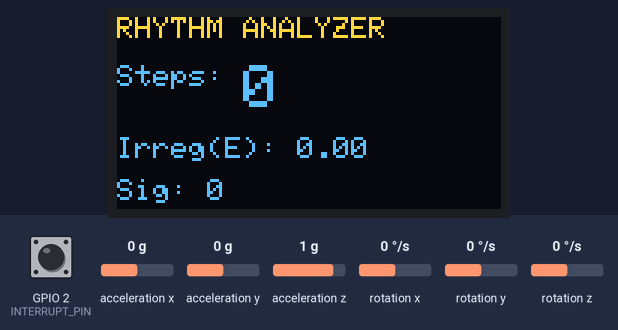
Recording of a sketch running on a simulated ESP32. Parts: 128×64 one-colour display. The inputs (shaded band) are chosen by the test bench; at power-on: acceleration x 0 g, acceleration z 1 g, rotation z 0 °/s, GPIO 2 (INTERRUPT_PIN) LOW, acceleration y 0 g, rotation x 0 °/s, rotation y 0 °/s. The OLED is the two-colour kind (top 16 rows yellow); the sensor or clock chip raises its interrupt line as the real part does; what the sketch prints to the serial monitor is not drawn.

Above: at 1.8 s.
1.9 s: acceleration x set to -1.4 g
At 2.11 s:
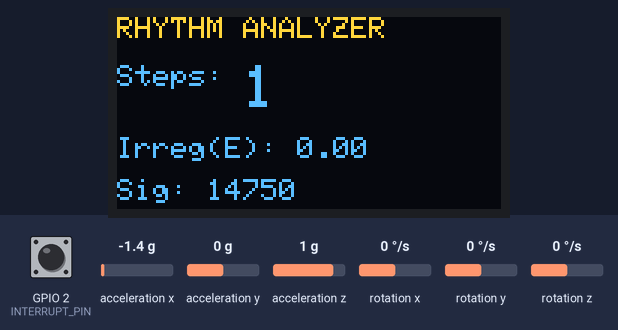
4.5 s: acceleration z set to 0 g
At 5.4 s:
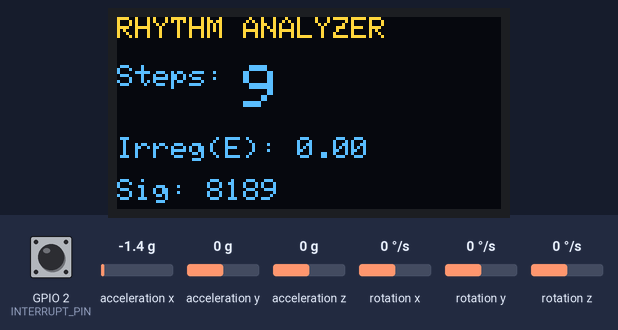
6.1 s: rotation z set to -192 °/s
At 7.4 s:
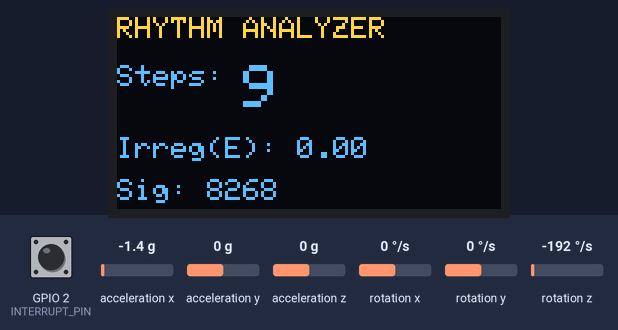
9.1 s: acceleration x set to 0 g
At 9.31 s:
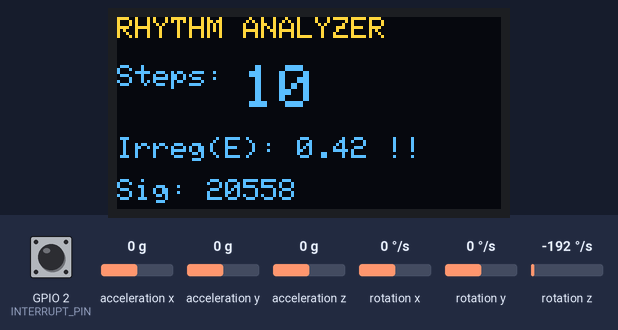
10.6 s: GPIO 2 (INTERRUPT_PIN) pulled HIGH for 0.15 s
11.3 s: acceleration y set to -1.4 g
At 13.3 s:
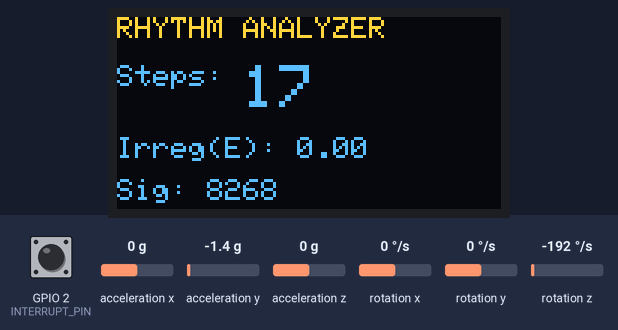
Timing chart, 0 to 13.9 s (numbered marks = the images above; inputs shaded):
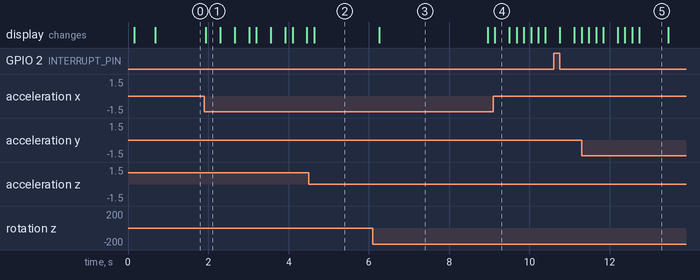

Measured:
- after the input at 1.9 s, the display: changes at once (image 1)
- after the input at 6.1 s, the display: changes after 0.16 s (image 3)
- after the input at 9.1 s, the display: changes at once (image 4)

The sketch:

pedometer_logic_v2.ino
```cpp
/*
 * ---------------------------------------------------------------------------------------
 * PROJECT S.H.E.R.P.A.
 * (Smart High-Altitude Emergency Response & Positioning Assistant)
 *
 *
 * * SYSTEM DESCRIPTION:
 * S.H.E.R.P.A. is a lumbar-mounted wearable utilizing context-aware sensor fusion to
 * detect early markers of Acute Mountain Sickness (AMS). The system distinguishes
 * healthy physical exertion from pathological instability (Ataxia) in real-time
 * completely at the edge, without cloud reliance.

 *
 * MODULE PURPOSE:
 * [UNIT TEST] Pedometer & Gait Irregularity Analyzer
 * This module tests the core step-detection engine using DMP Sensor Fusion. It
 * calculates the "Irregularity Index" (Step Jitter) to quantify walking rhythm
 * stability, a key metric for detecting the onset of AMS-induced ataxia.
 *

 * HARDWARE CONFIGURATION:
 * - Platform: MyoSa Mini Kit
 * - MCU: ESP32 (WROOM-32)
 * - IMU: MPU6050 (Address 0x69)
 * - Display: SSD1306 OLED (I2C)
 *

 * ---------------------------------------------------------------------------------------
 * TEAM MEMBERS & ROLES:
 * 1. Affan Danish    | Lead Firmware Architect
 * 2. Zahaib          | Project Specialist
 * 3. Ammar           | Systems Engineer
 * 4. Maaz            | project design
 * ---------------------------------------------------------------------------------------
 *
 * RTOS PORT - VERSION 2.4 (DMP Fusion + Rhythm Analysis + FreeRTOS)
 */


#include "I2Cdev.h"
#include "MPU6050_6Axis_MotionApps20.h"
#include <Wire.h>
#include <Adafruit_GFX.h>
#include <Adafruit_SSD1306.h>
#include <freertos/FreeRTOS.h>
#include <freertos/task.h>
#include <freertos/semphr.h>

// --- OLED CONFIGURATION ---
#define SCREEN_WIDTH 128
#define SCREEN_HEIGHT 64
#define OLED_RESET    -1
Adafruit_SSD1306 display(SCREEN_WIDTH, SCREEN_HEIGHT, &Wire, OLED_RESET);

// --- MPU6050 CONFIGURATION (ADDRESS 0x69) ---
MPU6050 mpu(0x69);

#define INTERRUPT_PIN 2

// --- PEDOMETER SETTINGS ---
#define COMPOSITE_THRESHOLD 12000
#define STEP_MIN_DELAY_MS 300

// MPU Control/Status
bool dmpReady = false;
uint8_t mpuIntStatus;
uint8_t devStatus;
uint16_t packetSize;
uint8_t fifoBuffer[64];

// Orientation/Motion Variables
Quaternion q;
VectorInt16 aa;
VectorInt16 aaReal;
VectorInt16 gy;
VectorFloat gravity;

// --- ALGORITHM VARIABLES (Used only in Sensor Task) ---
unsigned long lastStepTime = 0;
int stepCount = 0;
int stepSignal = 0;
long lastInterval = 0;
long irregularityIndex = 0;
float energySum = 0.0;
int energySamples = 0;
float prevStepEnergy = 0.0;
float energyIrregularity = 0.0;

// --- RTOS HANDLES ---
SemaphoreHandle_t dmpSemaphore; // Triggers processing when MPU data is ready
SemaphoreHandle_t i2cMutex;     // Protects the I2C bus from collisions
SemaphoreHandle_t dataMutex;    // Protects shared variables between tasks

// --- SHARED DATA (For Display Task) ---
float shared_compositeSignal = 0.0;
int shared_stepCount = 0;
float shared_energyIrregularity = 0.0;

// --- INTERRUPT SERVICE ROUTINE (ISR) ---
void IRAM_ATTR dmpDataReady() {
    BaseType_t xHigherPriorityTaskWoken = pdFALSE;
    // Give the semaphore to unblock the sensor task immediately
    xSemaphoreGiveFromISR(dmpSemaphore, &xHigherPriorityTaskWoken);
    if (xHigherPriorityTaskWoken) {
        portYIELD_FROM_ISR();
    }
}

// --- FUNCTION DECLARATIONS ---
void sensorTask(void *pvParameters);
void displayTask(void *pvParameters);
void updateDisplay(float mag, int steps, float irreg);

void setup() {
    Wire.begin();
    Wire.setClock(400000);
    Serial.begin(115200);
    delay(100);

    // Initialize RTOS primitives
    dmpSemaphore = xSemaphoreCreateBinary();
    i2cMutex = xSemaphoreCreateMutex();
    dataMutex = xSemaphoreCreateMutex();

    if(!display.begin(SSD1306_SWITCHCAPVCC, 0x3C)) {
        for(;;);
    }

    display.clearDisplay();
    display.setTextSize(1);
    display.setTextColor(WHITE);
    display.setCursor(0,0);
    display.println(F("Init MPU @ 0x69..."));
    display.display();

    mpu.initialize();
    pinMode(INTERRUPT_PIN, INPUT);

    if(mpu.testConnection() == false){
        display.println(F("MPU Failed!"));
        display.display();
        while(true);
    }

    devStatus = mpu.dmpInitialize();

    mpu.setXGyroOffset(0);
    mpu.setYGyroOffset(0);
    mpu.setZGyroOffset(0);
    mpu.setXAccelOffset(0);
    mpu.setYAccelOffset(0);
    mpu.setZAccelOffset(0);

    if (devStatus == 0) {
        mpu.CalibrateAccel(6);
        mpu.CalibrateGyro(6);
        mpu.setDMPEnabled(true);

        attachInterrupt(digitalPinToInterrupt(INTERRUPT_PIN), dmpDataReady, RISING);
        mpuIntStatus = mpu.getIntStatus();
        dmpReady = true;
        packetSize = mpu.dmpGetFIFOPacketSize();
        display.clearDisplay();
    }

    // --- CREATE RTOS TASKS ---
    // Core 1 is generally preferred for Arduino loops on ESP32
    xTaskCreatePinnedToCore(
        sensorTask,       // Task function
        "SensorTask",     // Name
        8192,             // Stack size (Words)
        NULL,             // Parameters
        2,                // Priority (Higher = more urgent)
        NULL,             // Task handle
        1                 // Core ID
    );

    xTaskCreatePinnedToCore(
        displayTask,
        "DisplayTask",
        4096,
        NULL,
        1,                // Priority (Lower than sensor)
        NULL,
        1
    );
}

void loop() {
    // In FreeRTOS, the loop() is just another task. We delete it so it doesn't waste CPU.
    vTaskDelete(NULL);
}

// ==============================================================================
// TASK 1: IMU ACQUISITION & RHYTHM ALGORITHM (High Priority)
// ==============================================================================
void sensorTask(void *pvParameters) {
    for (;;) {
        // Wait for interrupt from MPU6050
        if (xSemaphoreTake(dmpSemaphore, portMAX_DELAY) == pdTRUE) {
            if (!dmpReady) continue;

            bool packetAvailable = false;

            // Safely use I2C to read MPU FIFO
            if (xSemaphoreTake(i2cMutex, portMAX_DELAY) == pdTRUE) {
                packetAvailable = mpu.dmpGetCurrentFIFOPacket(fifoBuffer);
                xSemaphoreGive(i2cMutex);
            }

            if (packetAvailable) {
                // --- KINEMATICS MATH (Unchanged) ---
                mpu.dmpGetQuaternion(&q, fifoBuffer);
                mpu.dmpGetAccel(&aa, fifoBuffer);
                mpu.dmpGetGravity(&gravity, &q);
                mpu.dmpGetLinearAccel(&aaReal, &aa, &gravity);
                mpu.dmpGetGyro(&gy, fifoBuffer);

                float verticalAcc = (aaReal.x * gravity.x) + (aaReal.y * gravity.y) + (aaReal.z * gravity.z);
                float linearMag = sqrt(pow(aaReal.x, 2) + pow(aaReal.y, 2) + pow(aaReal.z, 2));
                float linearVertical = abs(verticalAcc);
                float gyroPower = sqrt(pow(gy.x, 2) + pow(gy.y, 2) + pow(gy.z, 2));

                float compositeSignal = (linearMag * 1.0) + (linearVertical * 1.5) + ((gyroPower / 20.0) * 0.5);

                // --- ENERGY ACCUMULATION ---
                energySum += compositeSignal * compositeSignal;
                energySamples++;
                stepSignal = 0;

                // --- STEP DETECTION ---
                if (compositeSignal > COMPOSITE_THRESHOLD && (millis() - lastStepTime > STEP_MIN_DELAY_MS)) {
                    unsigned long currentTime = millis();
                    long currentInterval = currentTime - lastStepTime;

                    if (lastInterval > 0) {
                        irregularityIndex = abs(currentInterval - lastInterval);
                    }
                    lastInterval = currentInterval;
                    lastStepTime = currentTime;

                    // --- ENERGY IRREGULARITY COMPUTATION ---
                    float stepEnergy = sqrt(energySum / energySamples);
                    if (prevStepEnergy > 0) {
                        energyIrregularity = abs(stepEnergy - prevStepEnergy) / prevStepEnergy;
                    }

                    prevStepEnergy = stepEnergy;
                    energySum = 0;
                    energySamples = 0;

                    stepCount++;
                    stepSignal = COMPOSITE_THRESHOLD + 2000;
                }

                // Serial Output
                Serial.print("Signal:"); Serial.print(compositeSignal);
                Serial.print(",Thresh:"); Serial.print(COMPOSITE_THRESHOLD);
                Serial.print(",Step:"); Serial.print(stepSignal);
                Serial.print(",TimeIrreg:"); Serial.print(irregularityIndex);
                Serial.print(",EnergyIrreg:"); Serial.println(energyIrregularity, 4);

                // Safely update shared variables for the display task
                if (xSemaphoreTake(dataMutex, portMAX_DELAY) == pdTRUE) {
                    shared_compositeSignal = compositeSignal;
                    shared_stepCount = stepCount;
                    shared_energyIrregularity = energyIrregularity;
                    xSemaphoreGive(dataMutex);
                }
            }
        }
    }
}

// ==============================================================================
// TASK 2: OLED UPDATE ENGINE (Low Priority, runs every 150ms)
// ==============================================================================
void displayTask(void *pvParameters) {
    float local_mag;
    int local_steps;
    float local_irreg;

    const TickType_t xDelay = pdMS_TO_TICKS(150);

    for (;;) {
        // Safely fetch the latest variables
        if (xSemaphoreTake(dataMutex, portMAX_DELAY) == pdTRUE) {
            local_mag = shared_compositeSignal;
            local_steps = shared_stepCount;
            local_irreg = shared_energyIrregularity;
            xSemaphoreGive(dataMutex);
        }

        // Safely write to I2C Display
        if (xSemaphoreTake(i2cMutex, portMAX_DELAY) == pdTRUE) {
            updateDisplay(local_mag, local_steps, local_irreg);
            xSemaphoreGive(i2cMutex);
        }

        // Delay task for 150ms (allows CPU to do other things)
        vTaskDelay(xDelay);
    }
}

// --- DISPLAY RENDERER (Now accepts parameters instead of relying on globals) ---
void updateDisplay(float mag, int steps, float irreg) {
    display.clearDisplay();
    display.setTextColor(WHITE);

    display.setTextSize(1);
    display.setCursor(0, 0);
    display.print(F("RHYTHM ANALYZER"));

    display.setCursor(0, 16);
    display.print(F("Steps: "));
    display.setTextSize(2);
    display.print(steps);

    display.setTextSize(1);
    display.setCursor(0, 40);
    display.print(F("Irreg(E): "));
    display.print(irreg, 2);

    if(irreg > 0.20) {
        display.setCursor(90, 40);
        display.print(F("!!"));
    }

    display.setCursor(0, 54);
    display.print(F("Sig: "));
    display.print((int)mag);

    display.display();
}
```
